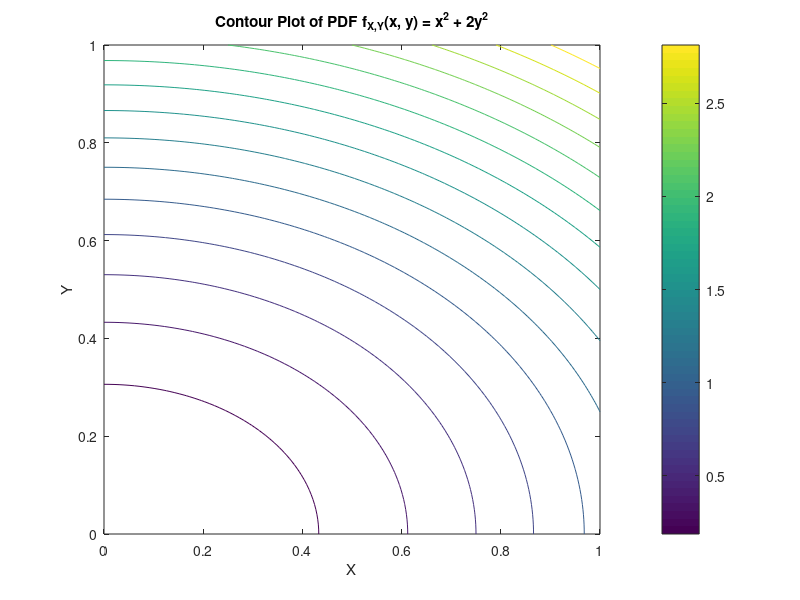
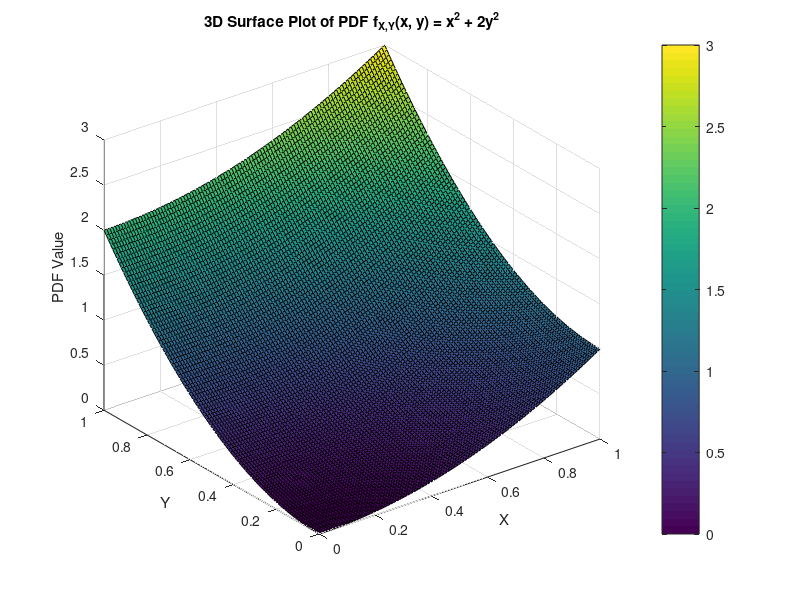

Reproduce these figures in MATLAB, in order.
% Define the PDF function
pdf = @(x, y) x.^2 + 2*y.^2;

% Create a grid of x and y values
x = linspace(0, 1, 100);
y = linspace(0, 1, 100);
[X, Y] = meshgrid(x, y);

% Calculate the PDF values on the grid
Z = pdf(X, Y);

% Create a contour plot
figure;
contour(X, Y, Z, 15);
xlabel('X');
ylabel('Y');
title('Contour Plot of PDF f_{X,Y}(x, y) = x^2 + 2y^2');
colorbar;
saveas(gcf, '/Users/veronica/Dropbox/Apps/Overleaf/EC_707_PS_vcperez/figures/PS_1_2_2_contour.png'); % Save as PNG

% Create a 3D surface plot
figure;
surf(X, Y, Z);
xlabel('X');
ylabel('Y');
zlabel('PDF Value');
title('3D Surface Plot of PDF f_{X,Y}(x, y) = x^2 + 2y^2');
colorbar;
saveas(gcf, '/Users/veronica/Dropbox/Apps/Overleaf/EC_707_PS_vcperez/figures/PS_1_2_2_surface.png'); % Save as PNG

% Rotate the 3D plot for better visualization
% view(45, 30);
